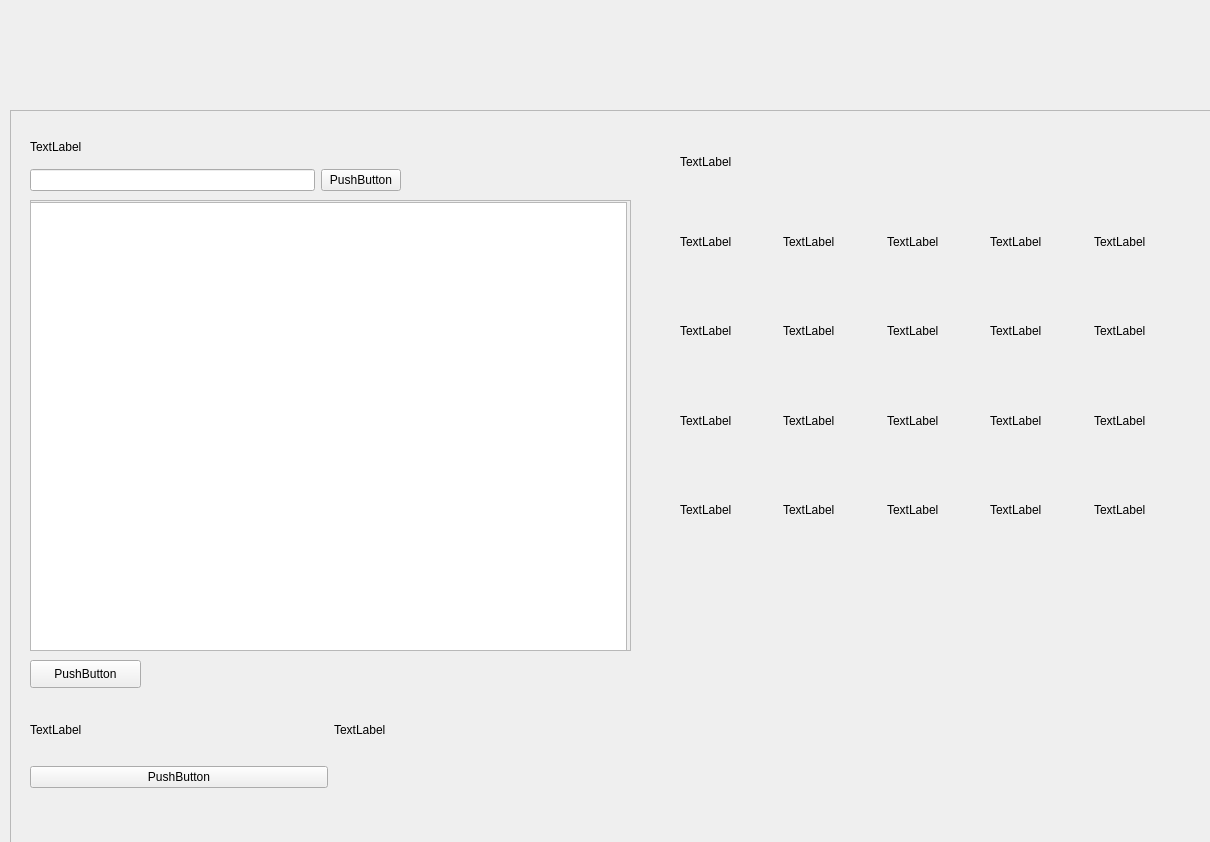
<?xml version="1.0" encoding="UTF-8"?>
<ui version="4.0">
 <class>MainWindow</class>
 <widget class="QMainWindow" name="MainWindow">
  <property name="geometry">
   <rect>
    <x>0</x>
    <y>0</y>
    <width>1210</width>
    <height>842</height>
   </rect>
  </property>
  <property name="windowTitle">
   <string>MainWindow</string>
  </property>
  <widget class="QWidget" name="centralwidget">
   <widget class="QFrame" name="frame_posudba">
    <property name="geometry">
     <rect>
      <x>10</x>
      <y>110</y>
      <width>1211</width>
      <height>741</height>
     </rect>
    </property>
    <property name="frameShape">
     <enum>QFrame::StyledPanel</enum>
    </property>
    <property name="frameShadow">
     <enum>QFrame::Raised</enum>
    </property>
    <widget class="QWidget" name="gridLayoutWidget">
     <property name="geometry">
      <rect>
       <x>20</x>
       <y>20</y>
       <width>371</width>
       <height>61</height>
      </rect>
     </property>
     <layout class="QGridLayout" name="gridLayout_pretraga_knjige">
      <item row="0" column="0">
       <widget class="QLabel" name="label_knjige_search">
        <property name="text">
         <string>TextLabel</string>
        </property>
       </widget>
      </item>
      <item row="1" column="0">
       <widget class="QLineEdit" name="text_knjige_search"/>
      </item>
      <item row="1" column="1">
       <widget class="QPushButton" name="button_search">
        <property name="text">
         <string>PushButton</string>
        </property>
       </widget>
      </item>
     </layout>
    </widget>
    <widget class="QScrollArea" name="scrollArea_knjige">
     <property name="geometry">
      <rect>
       <x>20</x>
       <y>90</y>
       <width>601</width>
       <height>451</height>
      </rect>
     </property>
     <property name="widgetResizable">
      <bool>true</bool>
     </property>
     <widget class="QWidget" name="scrollAreaWidgetContents">
      <property name="geometry">
       <rect>
        <x>0</x>
        <y>0</y>
        <width>599</width>
        <height>449</height>
       </rect>
      </property>
      <widget class="QListView" name="listView_knjige">
       <property name="geometry">
        <rect>
         <x>-5</x>
         <y>1</y>
         <width>601</width>
         <height>451</height>
        </rect>
       </property>
      </widget>
     </widget>
    </widget>
    <widget class="QWidget" name="gridLayoutWidget_2">
     <property name="geometry">
      <rect>
       <x>670</x>
       <y>90</y>
       <width>511</width>
       <height>351</height>
      </rect>
     </property>
     <layout class="QGridLayout" name="gridLayout_polica">
      <item row="0" column="4">
       <widget class="QLabel" name="label_polica15">
        <property name="text">
         <string>TextLabel</string>
        </property>
       </widget>
      </item>
      <item row="1" column="0">
       <widget class="QLabel" name="label_polica21">
        <property name="text">
         <string>TextLabel</string>
        </property>
       </widget>
      </item>
      <item row="3" column="0">
       <widget class="QLabel" name="label_polica41">
        <property name="text">
         <string>TextLabel</string>
        </property>
       </widget>
      </item>
      <item row="1" column="3">
       <widget class="QLabel" name="label_polica24">
        <property name="text">
         <string>TextLabel</string>
        </property>
       </widget>
      </item>
      <item row="2" column="0">
       <widget class="QLabel" name="label_polica31">
        <property name="text">
         <string>TextLabel</string>
        </property>
       </widget>
      </item>
      <item row="0" column="1">
       <widget class="QLabel" name="label_polica12">
        <property name="text">
         <string>TextLabel</string>
        </property>
       </widget>
      </item>
      <item row="2" column="1">
       <widget class="QLabel" name="label_polica32">
        <property name="text">
         <string>TextLabel</string>
        </property>
       </widget>
      </item>
      <item row="0" column="3">
       <widget class="QLabel" name="label_polica14">
        <property name="text">
         <string>TextLabel</string>
        </property>
       </widget>
      </item>
      <item row="1" column="1">
       <widget class="QLabel" name="label_polica22">
        <property name="text">
         <string>TextLabel</string>
        </property>
       </widget>
      </item>
      <item row="0" column="0">
       <widget class="QLabel" name="label_polica11">
        <property name="text">
         <string>TextLabel</string>
        </property>
       </widget>
      </item>
      <item row="2" column="3">
       <widget class="QLabel" name="label_polica34">
        <property name="text">
         <string>TextLabel</string>
        </property>
       </widget>
      </item>
      <item row="2" column="4">
       <widget class="QLabel" name="label_polica35">
        <property name="text">
         <string>TextLabel</string>
        </property>
       </widget>
      </item>
      <item row="3" column="3">
       <widget class="QLabel" name="label_polica44">
        <property name="text">
         <string>TextLabel</string>
        </property>
       </widget>
      </item>
      <item row="3" column="4">
       <widget class="QLabel" name="label_polica45">
        <property name="text">
         <string>TextLabel</string>
        </property>
       </widget>
      </item>
      <item row="1" column="4">
       <widget class="QLabel" name="label_polica25">
        <property name="text">
         <string>TextLabel</string>
        </property>
       </widget>
      </item>
      <item row="3" column="2">
       <widget class="QLabel" name="label_polica43">
        <property name="text">
         <string>TextLabel</string>
        </property>
       </widget>
      </item>
      <item row="0" column="2">
       <widget class="QLabel" name="label_polica13">
        <property name="text">
         <string>TextLabel</string>
        </property>
       </widget>
      </item>
      <item row="2" column="2">
       <widget class="QLabel" name="label_polica33">
        <property name="text">
         <string>TextLabel</string>
        </property>
       </widget>
      </item>
      <item row="3" column="1">
       <widget class="QLabel" name="label_polica42">
        <property name="text">
         <string>TextLabel</string>
        </property>
       </widget>
      </item>
      <item row="1" column="2">
       <widget class="QLabel" name="label_polica23">
        <property name="text">
         <string>TextLabel</string>
        </property>
       </widget>
      </item>
     </layout>
    </widget>
    <widget class="QLabel" name="label_naziv_police">
     <property name="geometry">
      <rect>
       <x>670</x>
       <y>20</y>
       <width>96</width>
       <height>64</height>
      </rect>
     </property>
     <property name="text">
      <string>TextLabel</string>
     </property>
    </widget>
    <widget class="QWidget" name="gridLayoutWidget_3">
     <property name="geometry">
      <rect>
       <x>20</x>
       <y>590</y>
       <width>601</width>
       <height>88</height>
      </rect>
     </property>
     <layout class="QGridLayout" name="gridLayout_posudba">
      <item row="2" column="0">
       <widget class="QPushButton" name="button_potvrda_posudbe">
        <property name="text">
         <string>PushButton</string>
        </property>
       </widget>
      </item>
      <item row="0" column="1">
       <widget class="QLabel" name="label_posudba_knjiga">
        <property name="text">
         <string>TextLabel</string>
        </property>
       </widget>
      </item>
      <item row="0" column="0">
       <widget class="QLabel" name="label_posudba_korisnik">
        <property name="text">
         <string>TextLabel</string>
        </property>
       </widget>
      </item>
     </layout>
    </widget>
    <widget class="QPushButton" name="button_odabir_knjige">
     <property name="geometry">
      <rect>
       <x>20</x>
       <y>550</y>
       <width>111</width>
       <height>28</height>
      </rect>
     </property>
     <property name="text">
      <string>PushButton</string>
     </property>
    </widget>
   </widget>
  </widget>
 </widget>
 <resources/>
 <connections/>
</ui>
